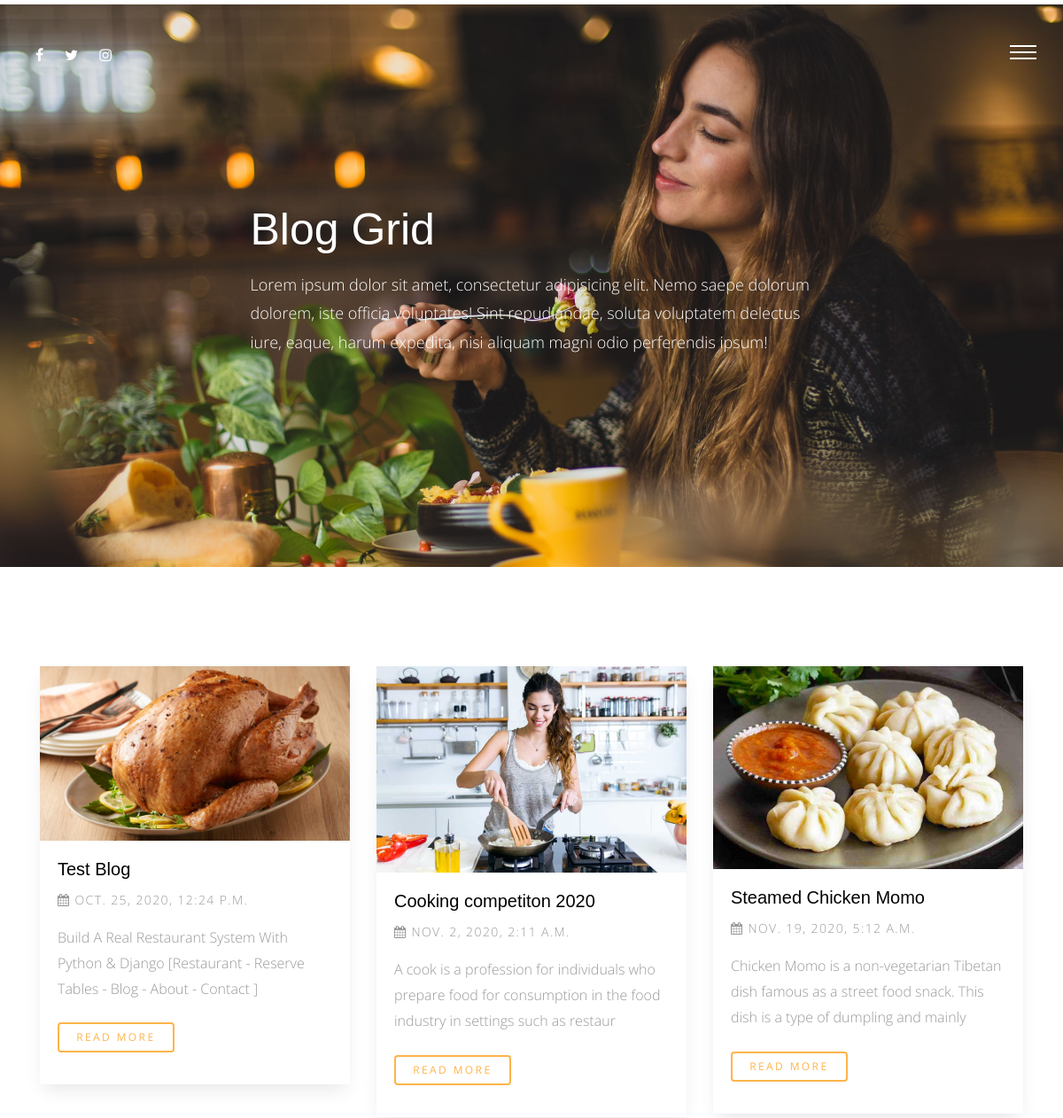
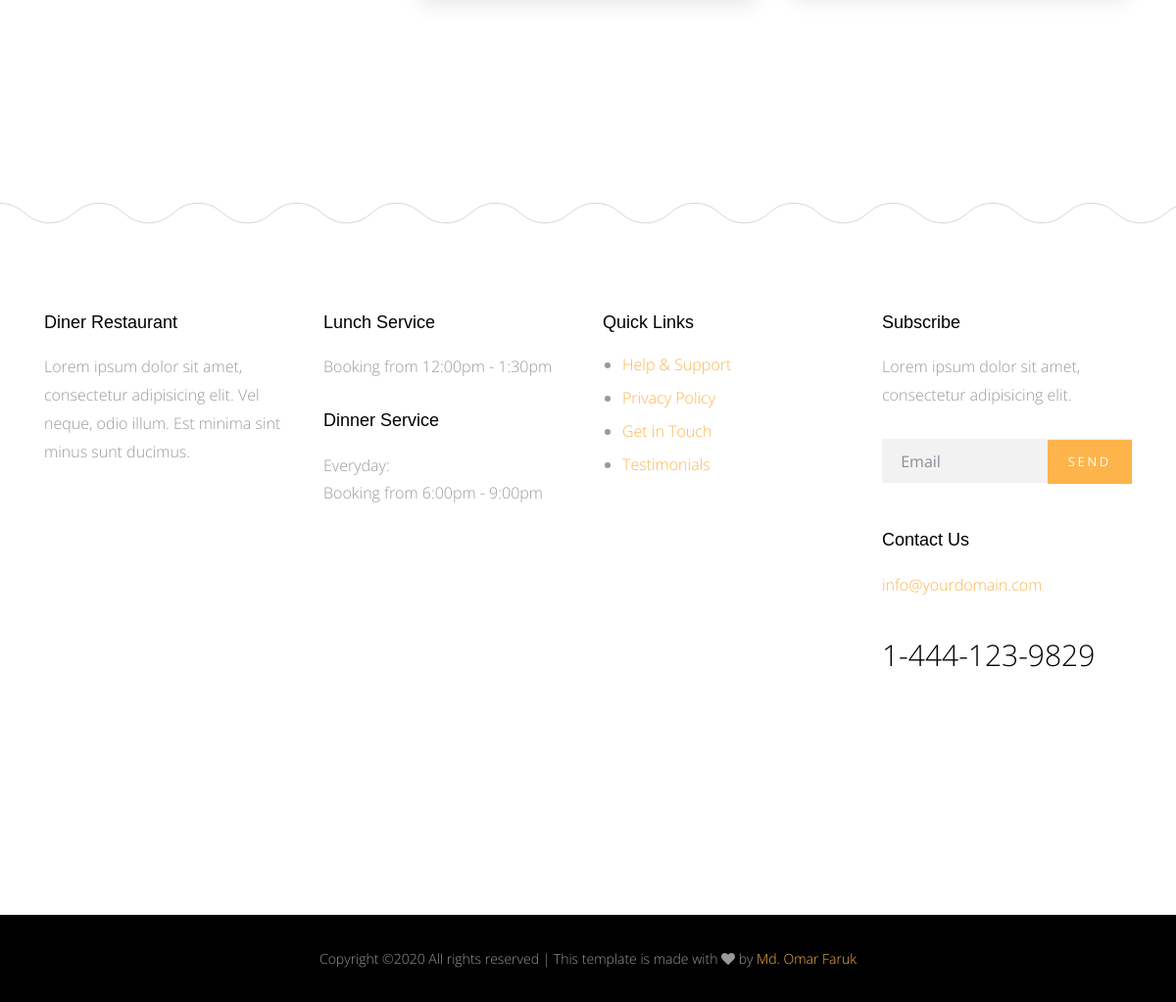
Screenshot of /blog/ with the database file from the repository (2 pictures, top to bottom).
### blog/models.py (models this page shows)
class Post(models.Model):
    title = models.CharField(max_length=155)
    content = models.TextField()
    author = models.ForeignKey(User, on_delete=models.CASCADE)
    image = models.ImageField(upload_to='blog/', blank=True, null=True)
    category = models.ForeignKey('Category', null=True, on_delete=models.SET_NULL)
    created  = models.DateTimeField(default=timezone.now)
    tags = TaggableManager(blank=True)
    class Meta:
        verbose_name = ' post'
        verbose_name_plural = 'posts'
    def __str__(self):
        return self.title

### blog/views.py (the view)
# urls.py: path('', views.post_list, name='post_list'),
def post_list(request):
    post_list = Post.objects.all()
    search_query = request.GET.get('q')   # q is the name of input field in post_detail.html.
    if search_query :
        post_list = post_list.filter(
            Q(title__icontains = search_query)|
            Q(content__icontains= search_query) |
            Q(tags__name__icontains= search_query)
        ).distinct()
    paginator = Paginator(post_list, 5) # Show 5 posts per page
    page = request.GET.get('page')
    post_list = paginator.get_page(page)
    return render(request, 'post/post_list.html', {'post_list':post_list})

### blog/templates/post/post_list.html (shortened to what this page needs)
{% extends 'base.html' %}
{% load static %}
{% block content %}
<div class="main-wrap">
    <div class="cover_1 cover_sm">
        <div class="img_bg" style="background-image: url({% static 'img/slider-1.jpg' %})"
            data-stellar-background-ratio="0.5">
            <div class="container">
                <div class="row align-items-center justify-content-center">
                    <div class="col-md-7" data-aos="fade-up">
                        <h2 class="heading">Blog Grid</h2>
                        <p class="lead">Lorem ipsum dolor sit amet, consectetur adipisicing elit. Nemo saepe dolorum
                            dolorem, iste officia voluptates! Sint repudiandae, soluta voluptatem delectus iure, eaque,
                            harum expedita, nisi aliquam magni odio perferendis ipsum!</p>
                    </div>
                </div>
            </div>
        </div>
    </div>
    <div class="section">
        <div class="container">
            <div class="row mb-5">
                {% for post in post_list %}
                <div class="col-md-4">
                    <div class="media d-block media-bg-white mb-5" data-aos="fade-up" data-aos-delay="400">
                        <figure>
                            <a href="{% url 'blog:post_detail' post.id %}"><img src="{{ post.image.url }}"
                                    alt="Image placeholder" class="img-fluid"></a>
                        </figure>
                        <div class="media-body">
                            <h3><a href="{% url 'blog:post_detail' post.id %}">{{ post }}</a></h3>
                            <p class="post-meta"><span><span class="fa fa-calendar"></span> {{ post.created }}</span>
                            </p>
                            <p class="mb-4">{{ post.content|slice:120 }}</p>
                            <p><a href="{% url 'blog:post_detail' post.id %}"
                                    class="btn btn-primary btn-outline-primary btn-sm">Read More</a></p>
                        </div>
                    </div>
                </div>
                {% endfor %}
            </div>
        </div>
    </div>
</div>
{% endblock %}

### static/css/style.css (style rules this page uses)
html { overflow-x: hidden; }
body { background: #fff; font-family: "Open Sans", cursive; font-size: 16px; line-height: 1.8; font-weight: 300; color: #999999; }
a { -webkit-transition: .3s all ease; -o-transition: .3s all ease; transition: .3s all ease; text-decoration: none; }
h1, h2, h3, h4, h5 { color: #000; font-family: "Playfair Display", Arial, sans-serif; }
h1 a, h2 a, h3 a, h4 a, h5 a { color: #000; }
.btn, .form-control { outline: none; }
.btn { font-size: 13px; text-transform: uppercase; letter-spacing: .2em; }
.btn.btn-primary { color: #fff; border-width: 2px; }
.btn.btn-sm { font-size: 12px; }
.btn.btn-outline-primary { border-width: 2px; color: #fdb44b; }
.media h3 { font-size: 20px; margin-bottom: 10px; }
.media .post-meta { font-size: 14px; letter-spacing: .1em; text-transform: uppercase; }
.media.media-bg-white { -webkit-box-shadow: 0 10px 20px -5px rgba(0, 0, 0, 0.1); box-shadow: 0 10px 20px -5px rgba(0, 0, 0, 0.1); }
.media.media-bg-white figure { margin-bottom: 0; }
.media.media-bg-white .media-body { padding: 20px; background: #fff; }
.lead { font-size: 16px; }
.section { padding: 7em 0; }
.cover_1 { position: relative; }
.cover_1 .lead { color: #fff; font-size: 18px; }
.cover_1 .img_bg { background-repeat: no-repeat; background-size: cover !important; background-position: center center; }
.cover_1 .img_bg, .cover_1 .img_bg > .container > .row { min-height: 700px; height: 100vh; }
.cover_1.cover_sm .img_bg, .cover_1.cover_sm .img_bg > .container > .row { min-height: 600px; height: 80vh; }
.cover_1 .heading { color: white; font-weight: 300; font-size: 30px; line-height: 1.5; }
@media (min-width: 768px) { .cover_1 .heading { font-size: 50px; line-height: 1.5; } }

### rows the page displays
Post: image (picture), title "Test Blog", created "OCT. 25, 2020, 12:24 P.M.", content "Build A Real Restaurant System With Python & Django [Restaurant - Reserve Tables - Blog - About - Contact ]"
Post: image (picture), title "Cooking competiton 2020", created "NOV. 2, 2020, 2:11 A.M.", content "A cook is a profession for individuals who prepare food for consumption in the food industry in settings such as restaur"
Post: image (picture), title "Steamed Chicken Momo", created "NOV. 19, 2020, 5:12 A.M.", content "Chicken Momo is a non-vegetarian Tibetan dish famous as a street food snack. This dish is a type of dumpling and mainly"
